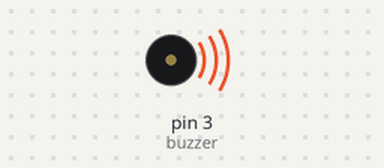
Bench run of a sketch on a simulated Arduino Uno, built with avr-gcc and run on an emulated ATmega328P. Parts: buzzer (waves = sounding).

Above: at 0.2 s.
At 5.35 s:
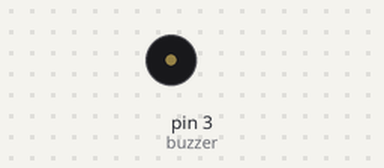
Timing chart, 0 to 5.7 s (numbered marks = the images above):
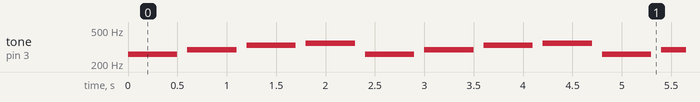

The sketch:

buzzer1.ino
```cpp
int buzzer = 3;

#define doo 261.2
#define re 294
#define mi 330
#define fa 349

void setup()
{
}

void loop()
{
  //FUNÇÃO DE LIGAR tone()
  tone(buzzer,doo,500);
  delay(600); //Espera 6 segundos
  tone(buzzer,re,500);
  delay(600); //Espera 6 segundos
  tone(buzzer,mi,500);
  delay(600); //Espera 6 segundos
  tone(buzzer,fa,500);
  delay(600); //Espera 6 segundos

  //FUNÇÃO DE DESLIGAR noTone()
  noTone(buzzer);

}
```

Measured:
- by itself, tone on pin 3 (buzzer): repeats every 2.4 s: silent 0.10 s, 294 Hz 0.50 s, silent 0.10 s, 330 Hz 0.50 s, silent 0.10 s, 349 Hz 0.50 s, silent 0.10 s, 261 Hz 0.50 s
